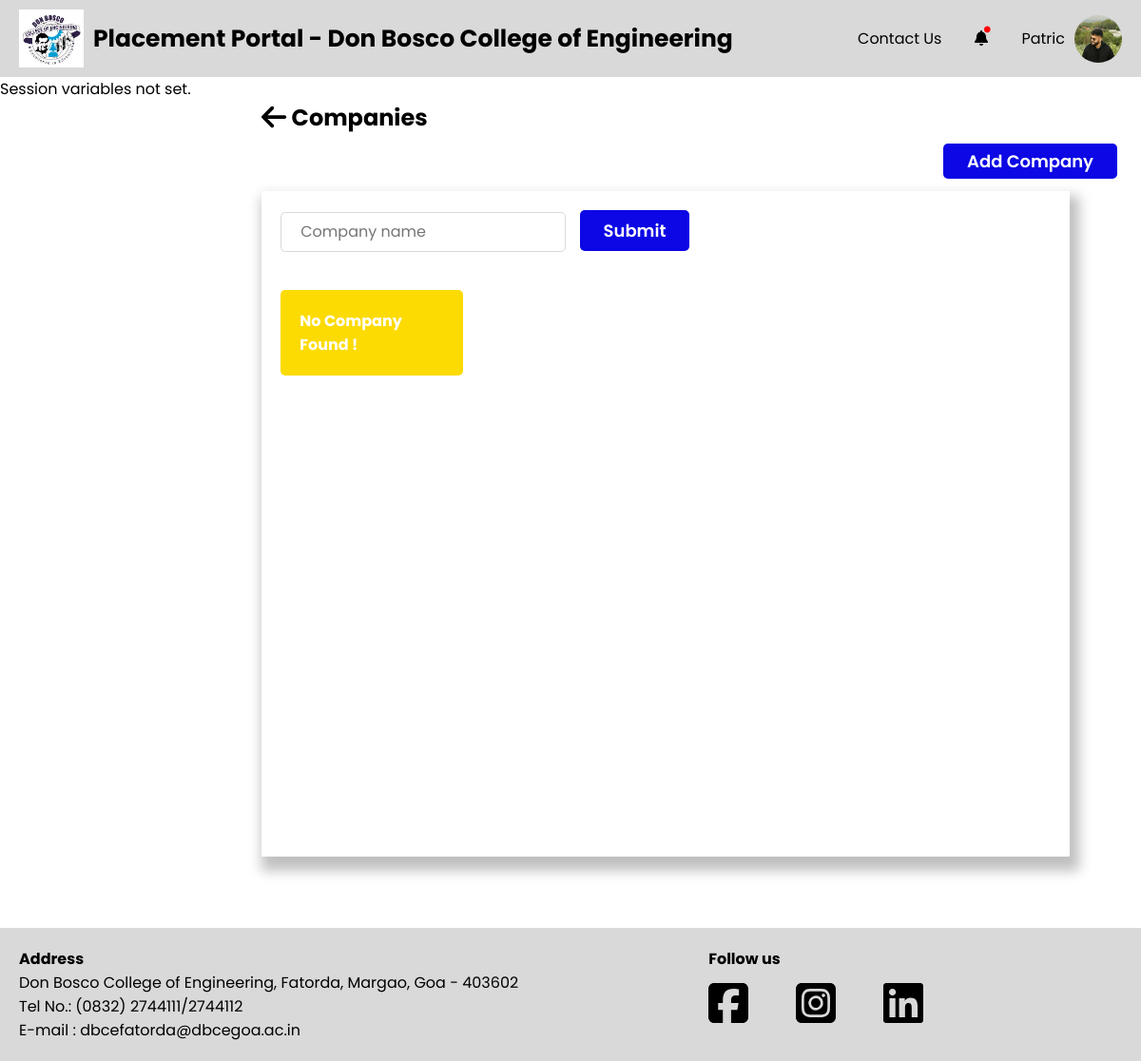
Before: /PlacementCoordinator/company.php?company_search=Bliss Company with the older database file.
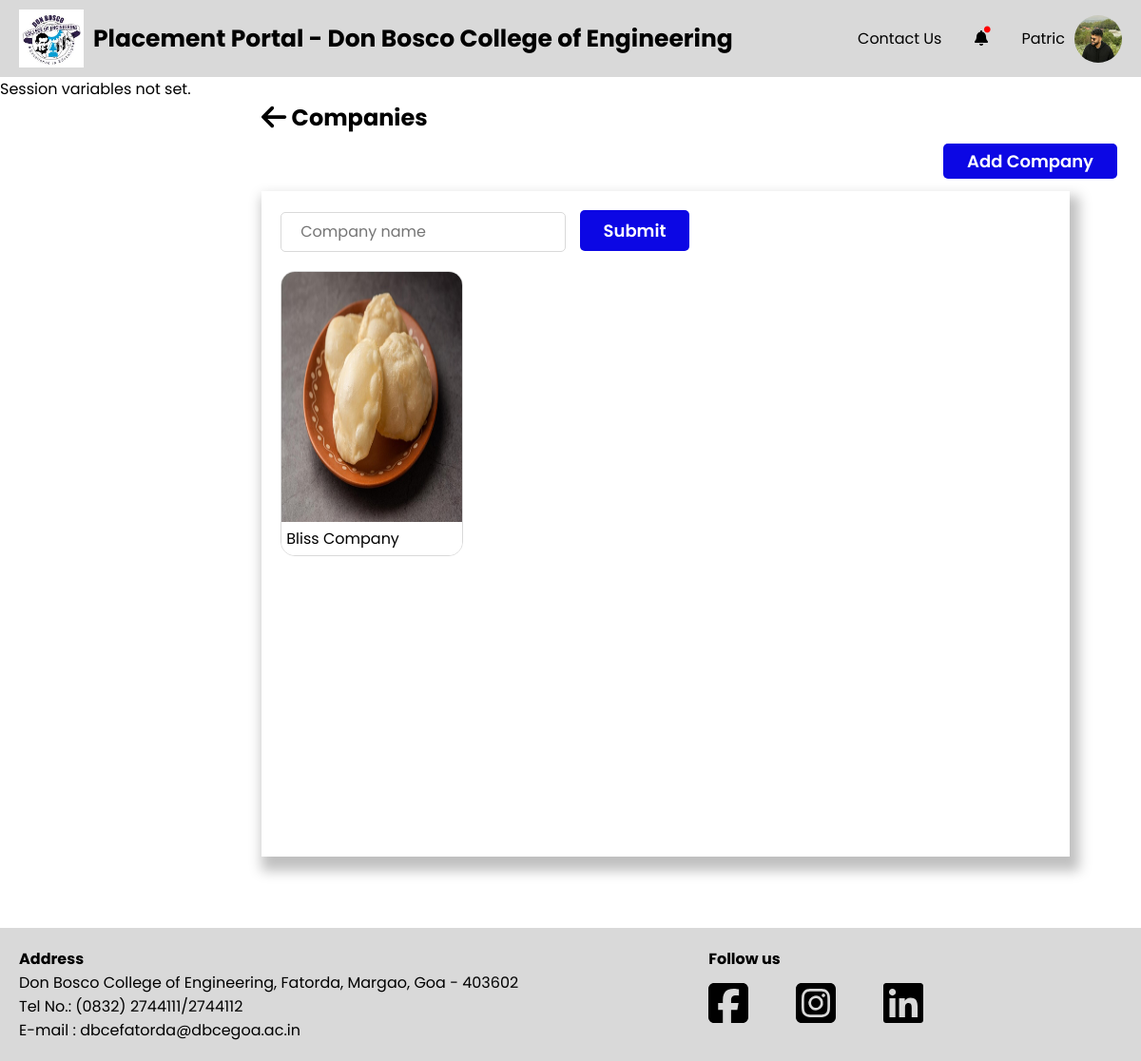
After: the same page with the newer database file.
### tables this page shows
CREATE TABLE `company` (
  `C_id` int(11) NOT NULL,
  `C_Name` varchar(255) NOT NULL,
  `C_Logo` varchar(255) DEFAULT NULL,
  `C_Domain` varchar(255) DEFAULT NULL,
  `C_Scope` varchar(255) DEFAULT NULL,
  `C_Description` text DEFAULT NULL,
  `C_Location` varchar(255) DEFAULT NULL,
  `C_Website` varchar(255) DEFAULT NULL,
  `C_HR_name` varchar(255) DEFAULT NULL,
  `C_HR_email` varchar(255) DEFAULT NULL,
  `C_HR_phone` varchar(20) DEFAULT NULL,
  `C_Date_of_Reg` date DEFAULT current_timestamp(),
  `C_PC_Email` varchar(255) DEFAULT NULL
);

### PlacementCoordinator/company.php (the view, shortened to what this page needs)
<?php
require "../conn.php";
function get_companies()
{
    global $conn;
    $search_company = isset($_GET['company_search']) ? $_GET['company_search'] : '';
    if (!empty($search_company)) {
        $fetchCompanyQuery = "SELECT C_id, C_Name, C_logo FROM company WHERE C_Name LIKE ?";
        $companies = $conn->prepare($fetchCompanyQuery);
        $search_param = "%{$search_company}%";
        $companies->bind_param("s", $search_param);
    } else {
        $fetchCompanyQuery = "SELECT C_id, C_Name, C_logo FROM company";
        $companies = $conn->prepare($fetchCompanyQuery);
    }
    $companies->execute();
    $result = $companies->get_result();
    if ($result->num_rows > 0) {
        while ($row = $result->fetch_assoc()) {
            $company_id = htmlspecialchars($row['C_id']);
            $company_name = htmlspecialchars($row['C_Name']);
            $company_logo = htmlspecialchars($row['C_logo']);
            echo '<div>
                            <a href="./company-edit.php?cid=' . $company_id . '">
                            <div class="company-card">
                                <img src="../Data/Companies/Company_Logo/' . $company_logo . '" alt="' . $company_name . '">
                                <p>' . $company_name . '</p>
                            </div>
                        </a>
                      </div>';
        }
    } else {
        echo '<div style="margin-top:20px;padding: 20px;background-color: #fcdb03;color: white;border-radius:5px;">
                        <strong>No Company Found !</strong>
                    </div>';
    }
}
?>
<!DOCTYPE html>
<html lang="en">
<head>
    <?php include './head.php' ?>
    <link rel="stylesheet" href="./css/companies.css">
</head>
<body>
    <div id="wrapper">
        <?php include './header.php' ?>
        <div class="container">
            <?php include './sidebar.php' ?>
            <div class="main-container">
                <h2 class="main-container-heading"><a href="./company.php"><i class="fa-solid fa-arrow-left fa-lg" style="color: #000000;"></i></a>
                    Companies</h2>
                <a href="./company-create.php"><button id="add-button">Add Company</button></a>
                <div class="sections">
                    <div class="company-container">
                        <form class="search-container" action="./companies.php" method="get">
                            <input type="text" name="company_search" placeholder="Company name">
                            <button>Submit</button>
                        </form>
                    </div>
                    <div class="company-grid">
                        <?php
                        get_companies();
                        ?>
                    </div>
                </div>
            </div>
        </div>
        <?php include './footer.php' ?>
    </div>
</body>
</html>

Changed rows visible on the page:
added company: C_Logo (picture), C_Name "Bliss Company"
Other visible differences:
text no longer shown: "No Company Found !"
